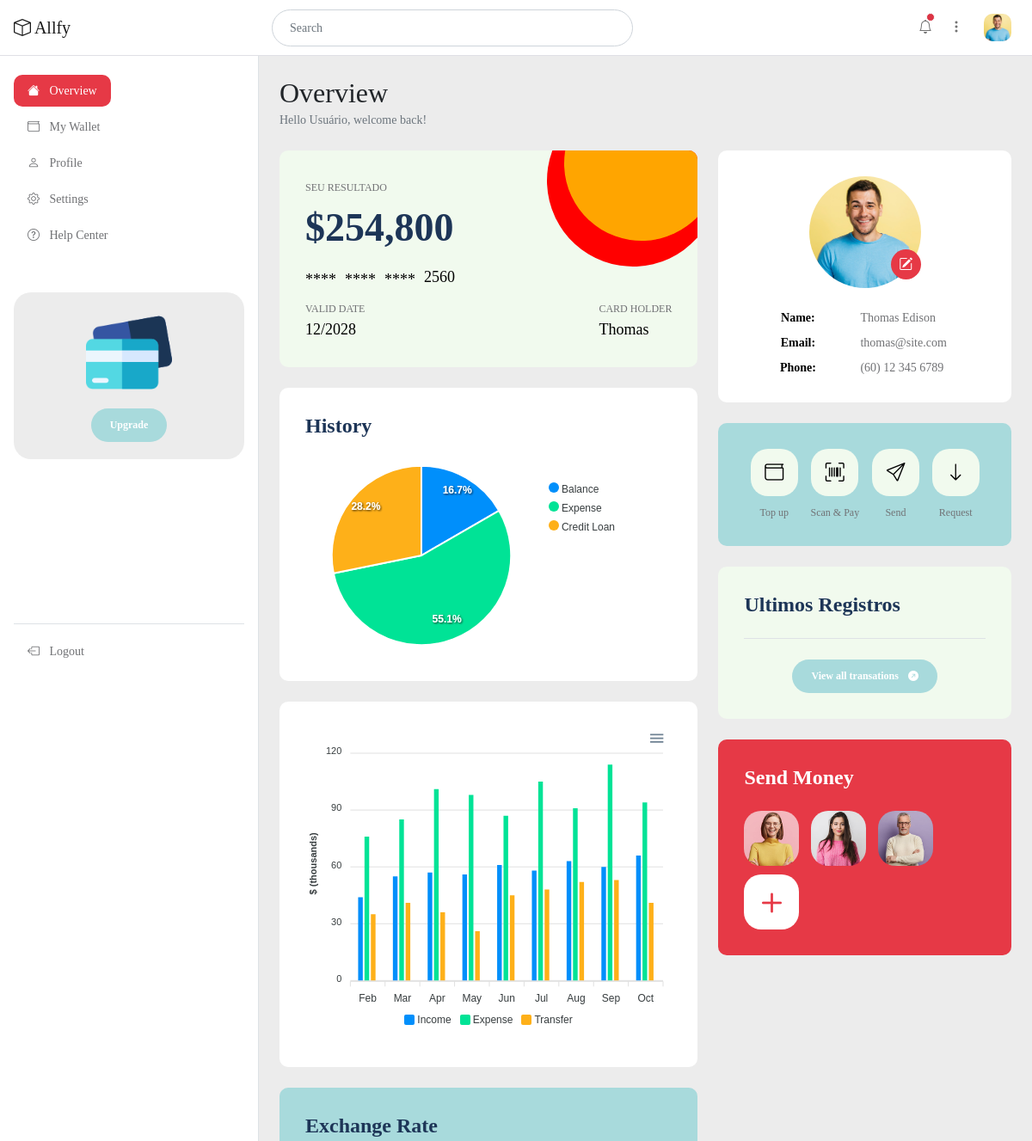
The app's page /user_area/2 (signed in, upper part), older data.
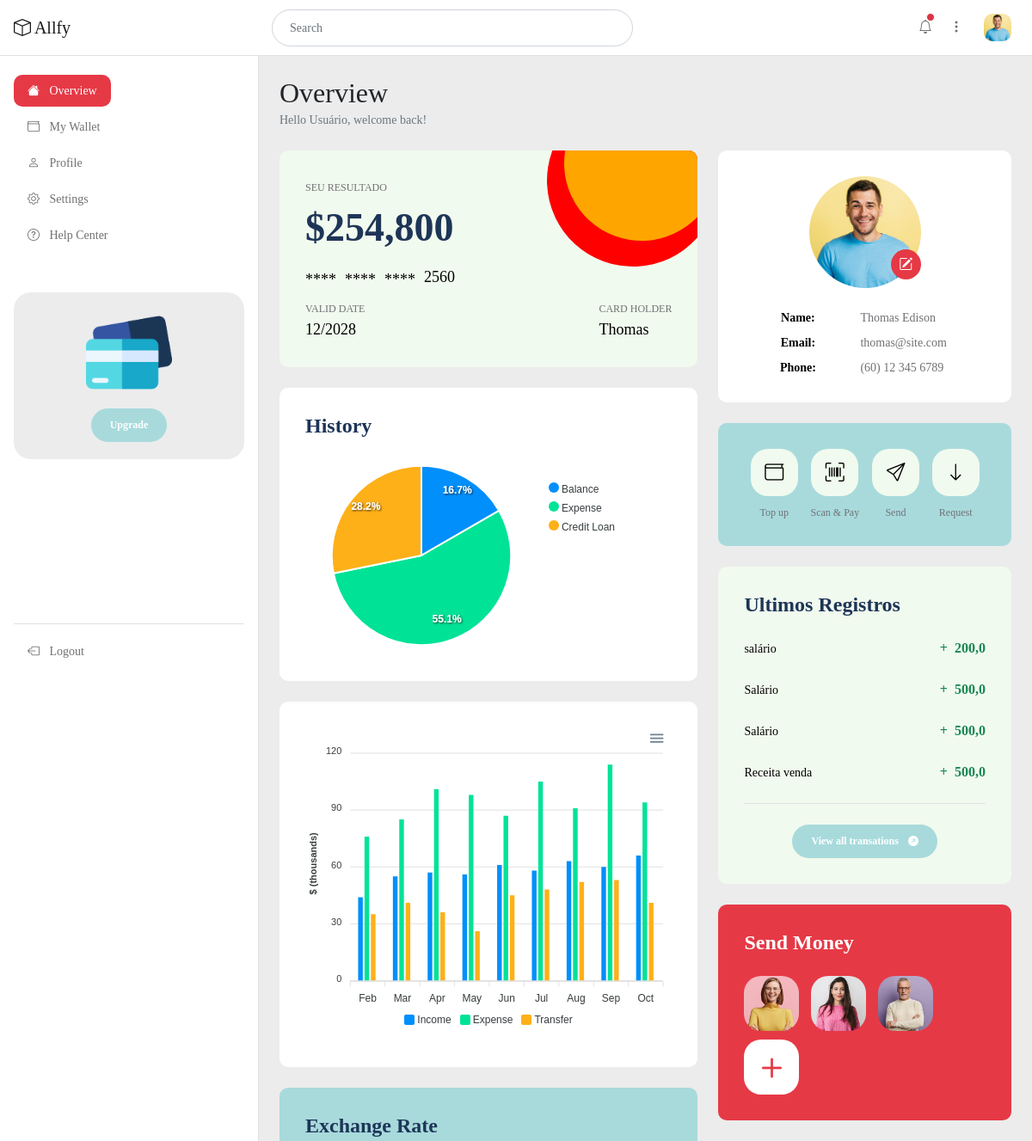
The same page, newer data.
### core/models.py (models this page shows, shortened)
class Income(models.Model):
    valor = models.FloatField()
    descricao = models.CharField(max_length=200)
    profile = models.ForeignKey(Profile, related_name= 'income', on_delete= models.CASCADE )
    class Meta:
        verbose_name = "Receita"
        verbose_name_plural = "Receitas"

### core/views.py (the view)
# urls.py: path('user_area/<int:id>', views.user_area, name= 'user_area'),
@login_required
def user_area(request, id):
    profile = Profile.objects.filter(id=id).first()
    context = {
        'profile':profile,
        'incomes':profile.income.all()
    }
    return render(request, 'user_area.html', context)

### core/templates/user_area.html (shortened to what the changed rows need)
{% load static %}
<!doctype html>
<html lang="en">
    <head>
        <link href="{% static 'css/bootstrap.min.css' %} " rel="stylesheet">
        <link href="{% static 'css/bootstrap-icons.css' %}" rel="stylesheet">
        <link href="{% static 'css/apexcharts.css' %}" rel="stylesheet">
        <link href="{% static 'css/tooplate-mini-finance.css' %}" rel="stylesheet">
    </head>
    <body>
        <div class="container-fluid">
            <div class="row">
                <main class="main-wrapper col-md-9 ms-sm-auto py-4 col-lg-9 px-md-4 border-start">
                    <div class="title-group mb-3">
                        <h1 class="h2 mb-0">Overview</h1>
                    </div>
                    <div class="row my-4">
                        <div class="col-lg-7 col-12">
                            <div class="custom-block custom-block-balance">
                                <h2 class="mt-2 mb-3">$254,800</h2>
                            </div>
                        </div>
                        <div class="col-lg-5 col-12">
                            <div class="custom-block custom-block-transations">
                                {% for income in incomes %}
                                <div class="d-flex flex-wrap align-items-center mb-4">
                                    <div class="d-flex align-items-center">
                                        <div>
                                            <p>
                                                <a href="transation-detail.html">{{ income.descricao }}</a>
                                            </p>
                                        </div>
                                    </div>
                                    <div class="ms-auto">
                                        <strong class="d-block text-success"><span class="me-1">+</span> {{ income.valor }}</strong>
                                    </div>
                                </div>
                                {% endfor %}
                            </div>
                        </div>
                    </div>
                </main>
            </div>
        </div>
    </body>
</html>

Row changes from the older to the newer data that the page shows:
added Income: descricao "salário", valor "200,0"
added Income: descricao "Salário", valor "500,0"
added Income: descricao "Salário", valor "500,0"
added Income: descricao "Receita venda", valor "500,0"
